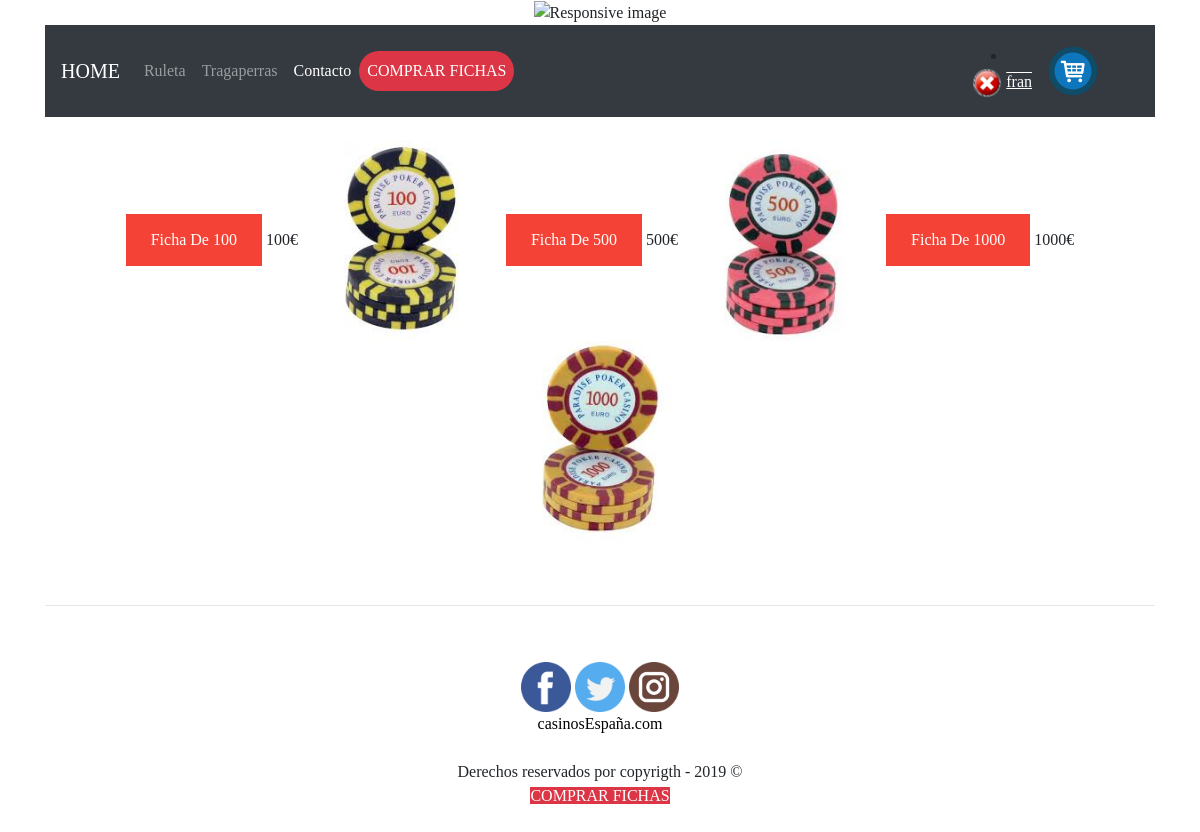
Screenshot of /index.php?ctl=listarFichas (signed in) with the database file from the repository.
### tables this page shows
CREATE TABLE `fichascasino` (
  `id` int(11) NOT NULL,
  `nombre` varchar(255) NOT NULL,
  `precio` int(10) NOT NULL,
  `imagen` varchar(255) NOT NULL
);

### app/controller.php (called while the page is built, shortened)
<?php
class Controller {
    public function listarFichas() {
        $m = new Model(Config::$mvc_bd_nombre, Config::$mvc_bd_usuario, Config::$mvc_bd_clave, Config::$mvc_bd_hostname);
        $params = array('fichas' => $m->dameFichas());
        require __DIR__ . '/templates/listaFichas.php';
    }
}

### app/model.php (called while the page is built, shortened)
<?php
class Model {
    protected $conexion;
    public function __construct($dbname, $dbuser, $dbpass, $dbhost) {
        $mvc_bd_conexion = new mysqli($dbhost, $dbuser, $dbpass, $dbname);
        $mvc_bd_conexion->set_charset("utf8");
        $this->conexion = $mvc_bd_conexion;
    }
    public function dameFichas() {
        $sql = "select * from fichascasino order by precio asc";
        $result = $this->conexion->query($sql);
        $fichas = array();
        while ($row = $result->fetch_assoc()) {
            $fichas[] = $row;
        }
        return $fichas;
    }
}

### app/templates/listaFichas.php (the view, shortened to what this page needs)
<br>
    <?php foreach ($params['fichas'] as $ficha) :?>
        <td><a class="but" href="index.php?ctl=ver&id=<?php echo $ficha['id']?>"><?php echo $ficha['nombre'] ?></a></td>
        <td><?php echo $ficha['precio']. '€'?></td>
        <td><img src='<?php echo $ficha['imagen']?>' width="200px"/></td>
    <?php endforeach; ?>
<?php include 'layout.php' ?>

### web/css/estilo.css (style rules this page uses)
body { font-family: Georgia, "Times New Roman", Times, serif; background-image: url("../web/img/imagenesHome/fondo.jpg"); text-align: center; }
.but:link, .but:visited { background-color: #f44336; color: white; padding: 14px 25px; text-align: center; text-decoration: none; display: inline-block; }

### rows the page displays
fichascasino: nombre "Ficha De 100", precio "100", imagen (picture)
fichascasino: nombre "Ficha De 500", precio "500", imagen (picture)
fichascasino: nombre "Ficha De 1000", precio "1000", imagen (picture)

### other values shown
$_SESSION['nombre'] "fran"
